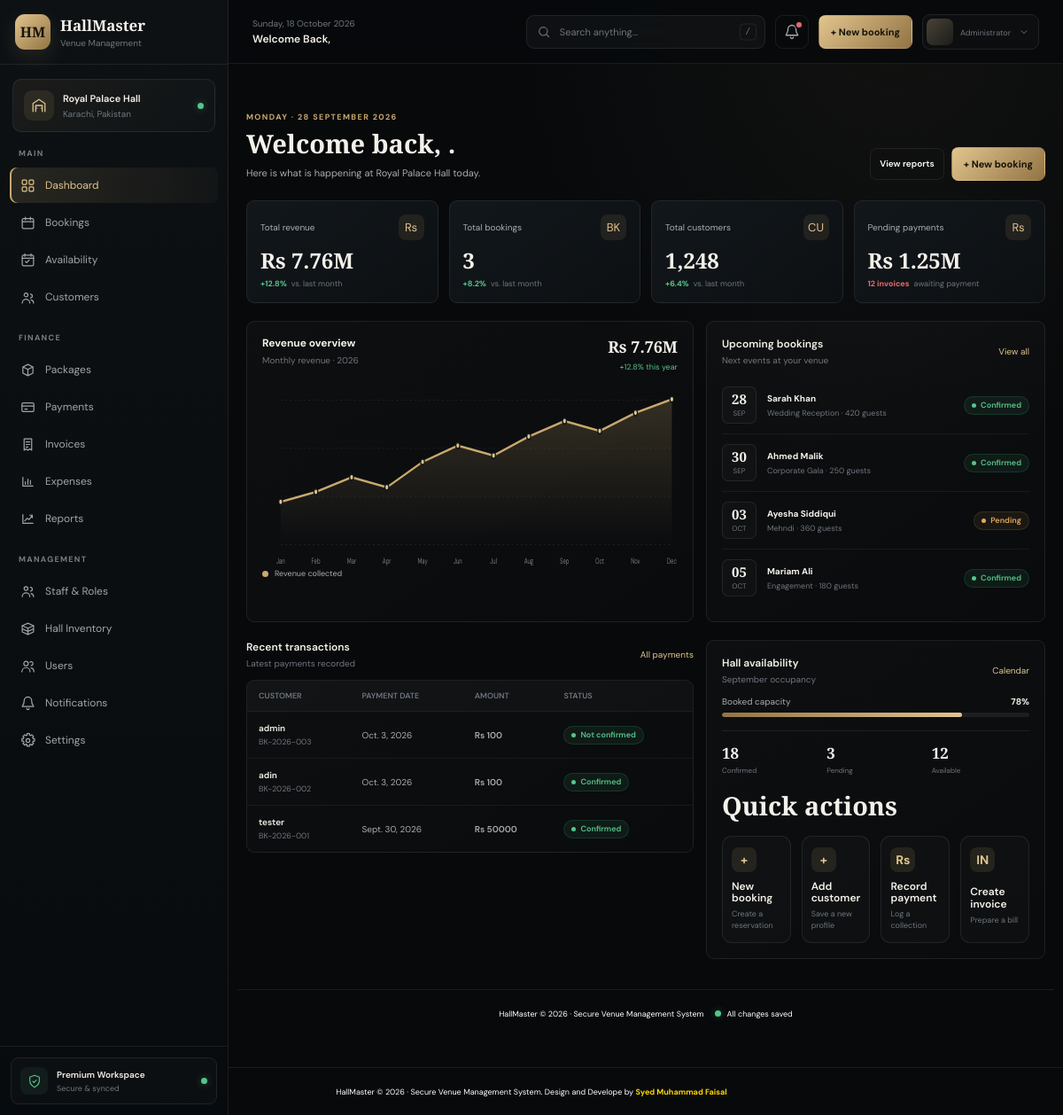
Before: / (signed in) with the older database file.
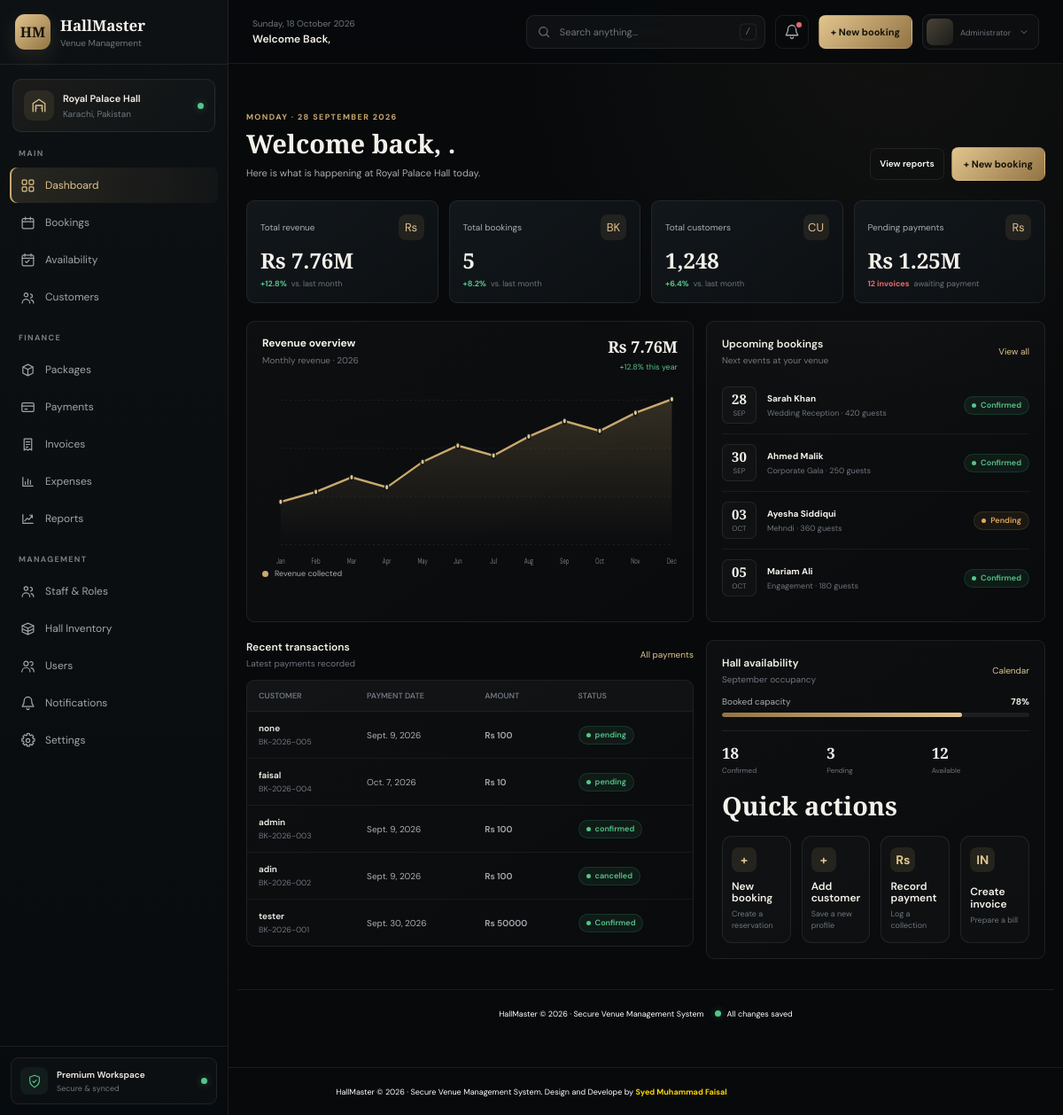
After: the same page with the newer database file.
### hall_management/models.py (models this page shows, shortened)
class newbooking(models.Model):
    booking_id     = models.CharField(max_length=40 , primary_key=True, editable=False)
    customer_name  = models.CharField(max_length=100)
    phone_number   = models.CharField(max_length=12)
    nic_number     = models.CharField(max_length=15 , unique=True , null=False)
    customer_email = models.EmailField()
    event_name     = models.CharField(max_length=100)
    event_type     = models.CharField(max_length=100)
    event_date     = models.DateField()
    event_guest    = models.IntegerField(null=False)
    event_hall     = models.CharField(max_length=10)
    special_req    = models.CharField(max_length=500 , null= True)
    hall_price     = models.IntegerField(null=False)
    status         = models.CharField(max_length=20)
    event_time     = models.TimeField(null = True , default = "00:00:00")
    payment_status = models.CharField(max_length=20 , default="Pending")

### hall_management/views.py (the view)
# urls.py: path('' , dashboard , name ="dashboard"),
@login_required(login_url='login')
def dashboard(request):
    dashboard_booking_list = newbooking.objects.all().order_by('-booking_id')[:5]
    total_bookings = newbooking.objects.count()
    context = {
        'dashboard_booking_list': dashboard_booking_list,
        'total_bookings': total_bookings,
    }
    return render(request ,"dashboard.html" , context)

### hall_management/templates/dashboard.html (shortened to what this page needs)
{% extends 'base.html' %}
{% block page_content %}
<main class="content-wrap">
    <header class="page-heading">
        <div>
            <span class="eyebrow">MONDAY · 28 SEPTEMBER 2026</span>
            <h1>Welcome back, {{ user.first_name }}.</h1>
            <p>Here is what is happening at Royal Palace Hall today.</p>
        </div>
        <div class="heading-actions">
            <a class="text-button" href="{% url 'reports' %}">View reports</a>
            <a class="primary-button" href="{% url 'bookingform' %}">+ New booking</a>
        </div>
    </header>
    <section class="stats-grid" aria-label="Venue performance summary">
        <article class="stat-card">
            <div class="stat-top">
                <span class="stat-label">Total revenue</span>
                <span class="stat-icon" aria-hidden="true">Rs</span>
            </div>
            <strong class="stat-value">Rs 7.76M</strong>
            <div class="stat-foot">
                <span class="trend">+12.8%</span>
                <span>vs. last month</span>
            </div>
        </article>
        <article class="stat-card">
            <div class="stat-top">
                <span class="stat-label">Total bookings</span>
                <span class="stat-icon" aria-hidden="true">BK</span>
            </div>
            <strong class="stat-value">{{ total_bookings }}</strong>
            <div class="stat-foot">
                <span class="trend">+8.2%</span>
                <span>vs. last month</span>
            </div>
        </article>
        <article class="stat-card">
            <div class="stat-top">
                <span class="stat-label">Total customers</span>
                <span class="stat-icon" aria-hidden="true">CU</span>
            </div>
            <strong class="stat-value">1,248</strong>
            <div class="stat-foot">
                <span class="trend">+6.4%</span>
                <span>vs. last month</span>
            </div>
        </article>
        <article class="stat-card">
            <div class="stat-top">
                <span class="stat-label">Pending payments</span>
                <span class="stat-icon" aria-hidden="true">Rs</span>
            </div>
            <strong class="stat-value">Rs 1.25M</strong>
            <div class="stat-foot">
                <span class="trend down">12 invoices</span>
                <span>awaiting payment</span>
            </div>
        </article>
    </section>
    <section class="section dashboard-grid" aria-label="Revenue and upcoming bookings">
        <article class="panel chart-panel">
            <div class="chart-header">
                <div>
                    <strong>Revenue overview</strong>
                    <span>Monthly revenue · 2026</span>
                </div>
                <div class="chart-total">
                    <strong>Rs 7.76M</strong>
                    <span>+12.8% this year</span>
                </div>
            </div>
            <div class="chart-box" role="img" aria-label="Monthly revenue trend from January to December">
                <svg viewBox="0 0 720 205" preserveAspectRatio="none" aria-hidden="true">
                    <text class="chart-label" x="32" y="200" text-anchor="middle">Jan</text>
                    <text class="chart-label" x="93" y="200" text-anchor="middle">Feb</text>
                    <text class="chart-label" x="155" y="200" text-anchor="middle">Mar</text>
                    <text class="chart-label" x="216" y="200" text-anchor="middle">Apr</text>
                    <text class="chart-label" x="278" y="200" text-anchor="middle">May</text>
                    <text class="chart-label" x="339" y="200" text-anchor="middle">Jun</text>
                    <text class="chart-label" x="401" y="200" text-anchor="middle">Jul</text>
                    <text class="chart-label" x="462" y="200" text-anchor="middle">Aug</text>
                    <text class="chart-label" x="524" y="200" text-anchor="middle">Sep</text>
                    <text class="chart-label" x="585" y="200" text-anchor="middle">Oct</text>
                    <text class="chart-label" x="647" y="200" text-anchor="middle">Nov</text>
                    <text class="chart-label" x="710" y="200" text-anchor="middle">Dec</text>
                </svg>
            </div>
            <div class="legend"><i class="legend-dot"></i> Revenue collected</div>
        </article>
        <section class="panel panel-pad">
            <div class="section-head">
                <div>
                    <h2>Upcoming bookings</h2>
                    <p>Next events at your venue</p>
                </div>
                <a class="section-link" href="/bookings/">View all</a>
            </div>
            <div class="booking-list">
                <article class="booking-row">
                    <span class="date-tile"><strong>28</strong><span>Sep</span></span>
                    <span class="booking-row-copy"><strong>Sarah Khan</strong><span>Wedding Reception · 420 guests</span></span>
                    <span class="status confirmed">Confirmed</span>
                </article>
                <article class="booking-row">
                    <span class="date-tile"><strong>30</strong><span>Sep</span></span>
                    <span class="booking-row-copy"><strong>Ahmed Malik</strong><span>Corporate Gala · 250 guests</span></span>
                    <span class="status confirmed">Confirmed</span>
                </article>
                <article class="booking-row">
                    <span class="date-tile"><strong>03</strong><span>Oct</span></span>
                    <span class="booking-row-copy"><strong>Ayesha Siddiqui</strong><span>Mehndi · 360 guests</span></span>
                    <span class="status pending">Pending</span>
                </article>
                <article class="booking-row">
                    <span class="date-tile"><strong>05</strong><span>Oct</span></span>
                    <span class="booking-row-copy"><strong>Mariam Ali</strong><span>Engagement · 180 guests</span></span>
                    <span class="status confirmed">Confirmed</span>
                </article>
            </div>
        </section>
    </section>
    <section class="section dashboard-grid" aria-label="Transactions and hall availability">
        <section>
            <div class="section-head">
                <div>
                    <h2>Recent transactions</h2>
                    <p>Latest payments recorded</p>
                </div>
                <a class="section-link" href="/payments/">All payments</a>
            </div>
            <div class="panel table-scroll">
                <table class="data-table">
                    <thead>
                        <tr>
                            <th>CUSTOMER</th>
                            <th>PAYMENT DATE</th>
                            <th>AMOUNT</th>
                            <th>STATUS</th>
                        </tr>
                    </thead>
                    <tbody>
                        {% for dashboard_booking in dashboard_booking_list %}
                        <tr>
                            <td>
                                <span class="cell-primary">{{ dashboard_booking.customer_name }}</span>
                                <span class="cell-sub">{{ dashboard_booking.booking_id }}</span>
                            </td>
                            <td>{{ dashboard_booking.event_date }}</td>
                            <td class="cell-primary">Rs {{ dashboard_booking.hall_price }}</td>
                            <td><span class="status paid">{{ dashboard_booking.status }}</span></td>
                        </tr>
                        {% endfor %}
                    </tbody>
                </table>
            </div>
        </section>
        <section class="panel panel-pad">
            <div class="section-head">
                <div>
                    <h2>Hall availability</h2>
                    <p>September occupancy</p>
                </div>
                <a class="section-link" href="/availability/">Calendar</a>
            </div>
            <div class="progress-label">
                <span>Booked capacity</span>
                <strong>78%</strong>
            </div>
            <div class="progress-track" role="progressbar" aria-label="Booked capacity" aria-valuenow="78" aria-valuemin="0" aria-valuemax="100">
                <div class="progress-fill" style="width:78%"></div>
            </div>
            <div class="availability-summary">
                <div><strong>18</strong><span>Confirmed</span></div>
                <div><strong>3</strong><span>Pending</span></div>
                <div><strong>12</strong><span>Available</span></div>
            </div>
            <div class="section">
                <h2>Quick actions</h2>
                <div class="quick-grid">
                    <a class="quick-action" href="/bookings/">
                        <span class="stat-icon" aria-hidden="true">+</span>
                        <span class="quick-action-copy"><strong>New booking</strong><span>Create a reservation</span></span>
                    </a>
                    <a class="quick-action" href="/customers/">
                        <span class="stat-icon" aria-hidden="true">+</span>
                        <span class="quick-action-copy"><strong>Add customer</strong><span>Save a new profile</span></span>
                    </a>
                    <a class="quick-action" href="/payments/">
                        <span class="stat-icon" aria-hidden="true">Rs</span>
                        <span class="quick-action-copy"><strong>Record payment</strong><span>Log a collection</span></span>
                    </a>
                    <a class="quick-action" href="/invoices/">
                        <span class="stat-icon" aria-hidden="true">IN</span>
                        <span class="quick-action-copy"><strong>Create invoice</strong><span>Prepare a bill</span></span>
                    </a>
                </div>
            </div>
        </section>
    </section>
</main>
<footer class="app-footer">
    <span>HallMaster &copy; 2026 · Secure Venue Management System</span>
    <span class="footer-right"><i class="sync-dot"></i>All changes saved</span>
</footer>
</div>
</div>
{% endblock %}

Changed rows visible on the page:
added newbooking: customer_name "none", booking_id "BK-2026-005", event_date "Sept. 9, 2026", hall_price "100", status "pending"
added newbooking: customer_name "faisal", booking_id "BK-2026-004", event_date "Oct. 7, 2026", hall_price "10", status "pending"
changed newbooking "admin": event_date "Oct. 3, 2026" → "Sept. 9, 2026"; status "Not confirmed" → "confirmed"
changed newbooking "adin": event_date "Oct. 3, 2026" → "Sept. 9, 2026"; status "Confirmed" → "cancelled"
Other visible differences:
{{ total_bookings }}: "3" → "5"
